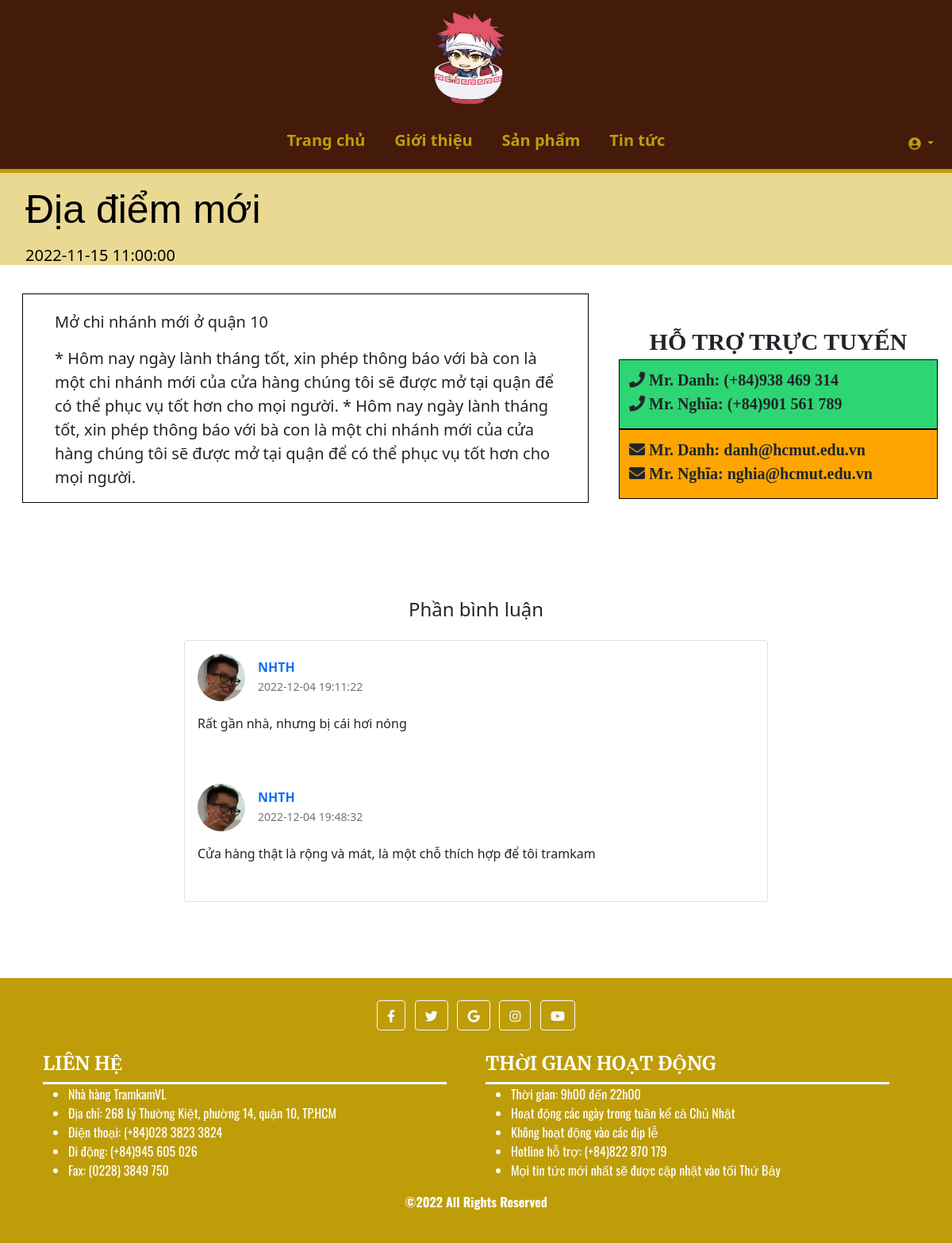
/newsInfo.php, run on the app's committed database.
### tables this page shows
CREATE TABLE `news` (
  `id` int UNSIGNED NOT NULL,
  `name` varchar(100) NOT NULL,
  `datetime` datetime NOT NULL,
  `content` text NOT NULL,
  `contentBody` text NOT NULL
);

CREATE TABLE `news_comments` (
  `id` int UNSIGNED NOT NULL,
  `user_id` int UNSIGNED NOT NULL,
  `datetime` datetime NOT NULL,
  `content` text NOT NULL,
  `news_id` int UNSIGNED NOT NULL,
  `num_like` int NOT NULL DEFAULT '0'
);

CREATE TABLE `user` (
  `id` int UNSIGNED NOT NULL,
  `username` varchar(100) NOT NULL,
  `password` varchar(255) NOT NULL,
  `full_name` varchar(100) NOT NULL,
  `sex` varchar(6) NOT NULL COMMENT 'Nam, Nữ, Khác',
  `birthday` date NOT NULL,
  `email` varchar(50) NOT NULL,
  `phone` varchar(15) NOT NULL,
  `address` varchar(255) NOT NULL,
  `admin` tinyint(1) NOT NULL DEFAULT '0' COMMENT '0: user, 1: admin'
);

### newsInfo.php (the view, shortened to what this page needs)
<!DOCTYPE html>
<html lang="en">
<head>
  <link href="https://cdnjs.cloudflare.com/ajax/libs/font-awesome/5.9.0/css/all.min.css" rel="stylesheet">
  <link href="https://cdn.jsdelivr.net/npm/bootstrap@5.1.3/dist/css/bootstrap.min.css" rel="stylesheet">
  <link rel="stylesheet" href="styles/news-info.css">
</head>
<body>
  <div>
    <?php $IPATH = $_SERVER["DOCUMENT_ROOT"];
    include($IPATH."\\navbar.php");?>
  </div>
  <?php
    require_once('config/config.php');
    $news_id = "";
    $query = "SELECT * FROM news WHERE id = '" . $news_id . "'";
    $res = mysqli_query($conn, $query);
    $newspage = mysqli_fetch_all($res, MYSQLI_ASSOC);
    $newspage1 = $newspage[0];
    $query1 = "SELECT * FROM news_comments WHERE news_id = '" . $news_id . "'";
    $res = mysqli_query($conn, $query1);
    $cmts = mysqli_fetch_all($res, MYSQLI_ASSOC);
    $query2 = "SELECT id, username FROM user";
    $res = mysqli_query($conn, $query2);
    $users = mysqli_fetch_all($res, MYSQLI_ASSOC);
  ?>
  <div id="container">
    <div class="newsDISP" style="padding: 1em 0 0 2em; background-color: #e9d993;">
        <div class="mb-3 text-white">
            <h1 style="font-size: 50px; color:black;"><?php echo htmlspecialchars($newspage1['name']); ?></h1>
        </div>
        <p class="lead text-white">
          <span class="text-white">
            <h5  style="color:black;"><?php echo htmlspecialchars($newspage1['datetime']); ?></h5>
          </span>
        </p>
        </div>
        <div class="row">
          <div class="col-sm-7" style="border: 1px solid black; padding: 1em 2em 0 2em; margin: 1em 2em 0 2em; font-size: 20px">
          <p><?php echo htmlspecialchars($newspage1['content']); ?></p>
          <p><?php echo htmlspecialchars($newspage1['contentBody']); ?></p>
          </div>
          <div class="col-sm-4" style="padding: 0 20px 0 10px; margin-top: 10px">
    <div class="row">
      <br><br>
    </div>
      <div class="row" style="font-weight: bold; font-size: 30px; display: flex; justify-content: center; align-items: center; font-family: 'Charis SIL', serif;">
        HỖ TRỢ TRỰC TUYẾN
      </div>
      <div class="row" style="font-size: 20px; background-color: #2ed573; border: 1px solid black; display: flex">
        <p style="padding-top: 10px"><i class="fa fa-phone"> Mr. Danh: (+84)938 469 314</i><br>
        <i class="fa fa-phone"> Mr. Nghĩa: (+84)901 561 789</i>
      </p>
      </div>
      <div class="row" style="font-size: 20px; background-color: #ffa502; border: 1px solid black; display: flex">
        <p style="padding-top: 10px"><i class="fas fa-envelope"> Mr. Danh: danh@hcmut.edu.vn</i><br>
        <i class="fas fa-envelope"> Mr. Nghĩa: nghia@hcmut.edu.vn</i>
      </p>
      </div>
    </div>
        </div>
        <div class="container my-5 py-5">
          <div class="row d-flex justify-content-center commentDISP">
          <div class="col-md-6 text-center">
            <h4 class="my-4 h4">Phần bình luận</h4>
          </div>
          </div>
          <div class="row d-flex justify-content-center">
            <div class="col-md-12 col-lg-10 col-xl-8">
              <div class="card">
                <?php
                  if (isset($_SESSION['admin']) == false) {
                    foreach($cmts as $comment) {
                ?>
                <div class="card-body">
                  <div class="d-flex flex-start align-items-center">
                    <img class="rounded-circle shadow-1-strong me-3"
                      src="img/nghia-ava.png" alt="avatar" width="60"
                      height="60" />
                    <div>
                      <h6 class="fw-bold text-primary mb-1">
                        <?php
                          $key = array_search($comment['user_id'], array_column($users, 'id'));
                          echo ($users[$key]['username']);
                        ?>
                      </h6>
                      <p class="text-muted small mb-0">
                        <?php echo $comment['datetime'];?>
                      </p>
                    </div>
                  </div>
                  <p class="mt-3 mb-4 pb-2">
                    <?php echo htmlspecialchars($comment['content']);?>
                  </p>
                </div>
                <?php
                    }
                  }
                ?>
              </div>
            </div>
          </div>
        </div>
    </div>
  <div>
    <?php $IPATH = $_SERVER["DOCUMENT_ROOT"];
    include($IPATH."\\footer.php");?>
  </div>
</body>
</html>

### styles/news-info.css (style rules this page uses)
:root { --color: #be9d09; --border: 5px solid #be9d09; --gray: #57606f; --bg: rgba(255, 255, 255, 0.3); }
h1 { font-family: "Segoe UI Black", sans-serif; display: inline-block; position: relative; text-align: center; font-size: 34px; color: white; margin: 0; }

### styles/header.css (style rules this page uses)
* { margin: 0; padding: 0; box-sizing: border-box; outline: none; border: none; text-decoration: none; transition: 0.2s linear; }
:root { --color: #be9d09; --border: 5px solid #be9d09; --gray: #57606f; --bg: rgba(255, 255, 255, 0.3); }

### data on the page
news: name "Địa điểm mới", datetime "2022-11-15 11:00:00", content "Mở chi nhánh mới ở quận 10", contentBody "* Hôm nay ngày lành tháng tốt, xin phép thông báo với bà con là một chi nhánh mới của cửa hàng chúng tôi sẽ được mở tại quận để có thể phục vụ tốt hơn cho mọi người. * Hôm nay ngày lành tháng tốt, xin phép thông báo với bà con là một chi nhánh mới của cửa hàng chúng tôi sẽ được mở tại quận để có thể phục vụ tốt hơn cho mọi người."
news_comments: user.username "NHTH", datetime "2022-12-04 19:11:22", content "Rất gần nhà, nhưng bị cái hơi nóng"
news_comments: user.username "NHTH", datetime "2022-12-04 19:48:32", content "Cửa hàng thật là rộng và mát, là một chỗ thích hợp để tôi tramkam"
